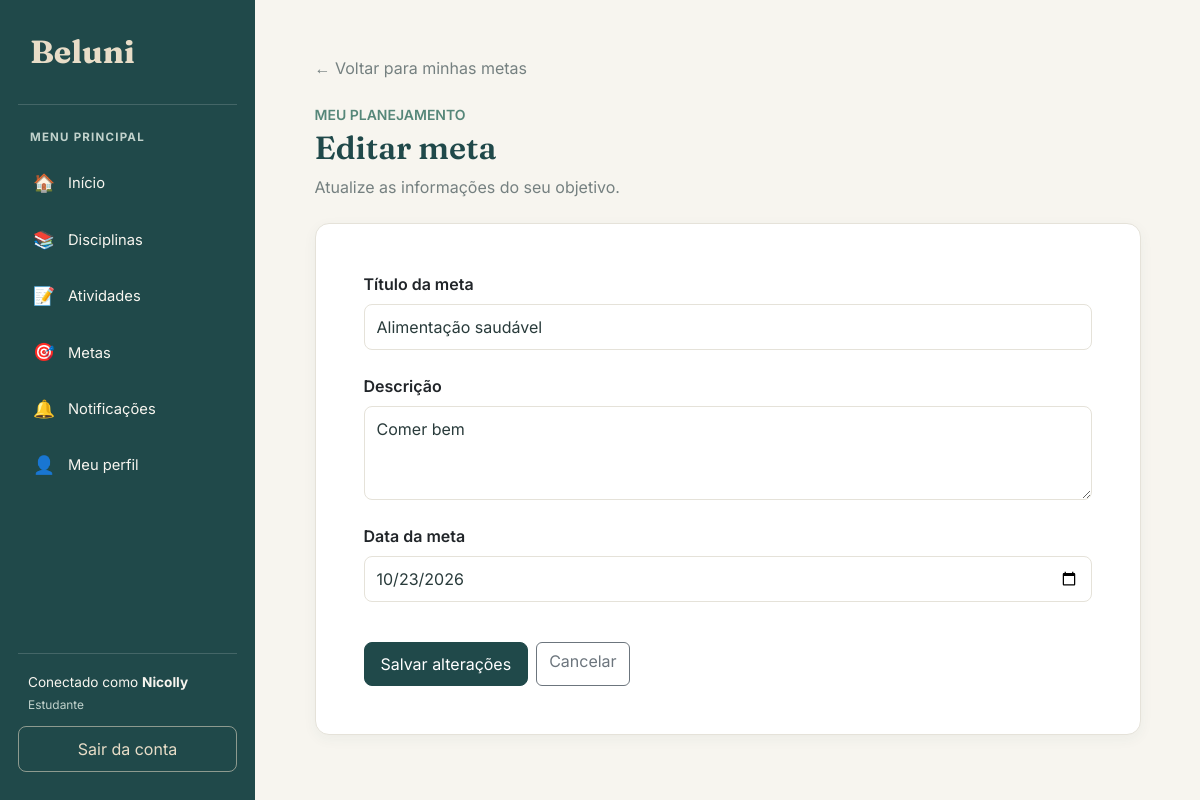
Screenshot of /metas/3/editar/ (signed in) with the database file from the repository.
### meta/models.py (models this page shows, shortened)
class Meta(models.Model):
    titulo = models.CharField(max_length=100)
    detalhamento = models.CharField(max_length=255)
    data = models.DateField()
    estudante = models.ForeignKey(
        Estudante,
        on_delete=models.CASCADE,
        related_name="metas"
    )
    concluida = models.BooleanField(default=False)

### meta/views.py (the view)
# urls.py: path('<int:id>/editar/', views.editar_meta, name='editar_meta'),
@login_required
@permission_required('meta.change_meta')
def editar_meta(request, id):
    estudante = obter_estudante(request.user)
    meta = get_object_or_404(
        metas_do_estudante(estudante),
        id=id
    )
    if request.method == 'POST':
        form = MetaForm(
            request.POST,
            instance=meta
        )
        configurar_formulario(form, estudante)
        if form.is_valid():
            meta_editada = form.save(commit=False)
            meta_editada.estudante = estudante
            meta_editada.save()
            return redirect('listar_metas')
    else:
        form = MetaForm(instance=meta)
        configurar_formulario(form, estudante)
    return render(
        request,
        'meta/editar.html',
        {
            'form': form,
            'meta': meta
        }
    )

### meta/forms.py
class MetaForm(forms.ModelForm):
    class Meta:
        model = Meta
        fields = [
            'titulo',
            'detalhamento',
            'data',
        ]
        labels = {
            'titulo': 'Título',
            'detalhamento': 'Descrição',
            'data': 'Data',
        }
        widgets = {
            'titulo': forms.TextInput(
                attrs={
                    'class': 'form-control',
                    'placeholder': 'Digite o título da meta',
                }
            ),
            'detalhamento': forms.Textarea(
                attrs={
                    'class': 'form-control',
                    'rows': 3,
                    'placeholder': 'Descreva sua meta',
                }
            ),
            'data': forms.DateInput(
                attrs={
                    'type': 'date',
                    'class': 'form-control',
                }
            ),
        }

### meta/views.py (called while the page is built)
def obter_estudante(usuario):
    return get_object_or_404(
        Estudante,
        pk=usuario.pk
    )

def metas_do_estudante(estudante):
    return Meta.objects.filter(
        estudante=estudante
    )

def configurar_formulario(form, estudante):
    if 'estudante' in form.fields:
        form.fields['estudante'].queryset = Estudante.objects.filter(
            pk=estudante.pk
        )
        form.fields['estudante'].required = False
        form.fields['estudante'].widget = (
            form.fields['estudante'].hidden_widget()
        )
        form.initial['estudante'] = estudante.pk

### meta/templates/meta/editar.html (shortened to what this page needs)
{% extends 'base.html' %}
{% block conteudo %}
<div class="container py-4" style="max-width: 850px;">
    <div class="mb-4">
        <a href="{% url 'listar_metas' %}"
           class="text-decoration-none text-secondary">
            ← Voltar para minhas metas
        </a>
    </div>
    <div class="mb-4">
        <p class="text-uppercase small fw-semibold mb-1" style="color: #568779;">
            MEU PLANEJAMENTO
        </p>
        <h1 class="titulo-pagina mb-2">Editar meta</h1>
        <p class="text-secondary">
            Atualize as informações do seu objetivo.
        </p>
    </div>
    <div class="card">
        <div class="card-body p-4 p-md-5">
            <form method="post">
                <div class="mb-4">
                    <label for="{{ form.titulo.id_for_label }}" class="form-label fw-semibold">
                        Título da meta
                    </label>
                    {{ form.titulo }}
                </div>
                <div class="mb-4">
                    <label for="{{ form.detalhamento.id_for_label }}" class="form-label fw-semibold">
                        Descrição
                    </label>
                    {{ form.detalhamento }}
                </div>
                <div class="mb-4">
                    <label for="{{ form.data.id_for_label }}" class="form-label fw-semibold">
                        Data da meta
                    </label>
                    {{ form.data }}
                </div>
                <div class="d-flex flex-wrap gap-2 pt-3">
                    <button type="submit" class="btn btn-primary">
                        Salvar alterações
                    </button>
                    <a href="{% url 'detalhar_meta' meta.id %}"
                       class="btn btn-outline-secondary">
                        Cancelar
                    </a>
                </div>
            </form>
        </div>
    </div>
</div>
{% endblock %}

### templates/base.html (shortened to what this page needs)
{% load static %}
<!DOCTYPE html>
<html lang="pt-br">
<head>
    <link
        href="https://cdn.jsdelivr.net/npm/bootstrap@5.3.3/dist/css/bootstrap.min.css"
        rel="stylesheet"
    >
</head>
<body>
    <aside class="sidebar" id="sidebar">
        <a class="sidebar-brand" href="{% url 'inicio' %}">
            Beluni
        </a>
        <div class="sidebar-label">Menu principal</div>
        <ul class="sidebar-nav">
            <li>
                <a class="menu-link" href="{% url 'inicio' %}">
                    <span class="menu-icone">🏠</span>
                    Início
                </a>
            </li>
            <li>
                <a class="menu-link" href="{% url 'listar_disciplinas' %}">
                    <span class="menu-icone">📚</span>
                    Disciplinas
                </a>
            </li>
            <li>
                <a class="menu-link" href="{% url 'listar_atividades' %}">
                    <span class="menu-icone">📝</span>
                    Atividades
                </a>
            </li>
            <li>
                <a class="menu-link" href="{% url 'listar_metas' %}">
                    <span class="menu-icone">🎯</span>
                    Metas
                </a>
            </li>
            <li>
                <a class="menu-link" href="{% url 'notificacao:listar_notificacoes' %}">
                    <span class="menu-icone">🔔</span>
                    Notificações
                </a>
            </li>
            <li>
                <a class="menu-link" href="{% url 'meu_perfil' %}">
                    <span class="menu-icone">👤</span>
                    Meu perfil
                </a>
            </li>
        </ul>
        <div class="sidebar-rodape">
            {% if request.user.is_authenticated %}
            <div class="usuario-info">
                Conectado como
                <strong>{{ request.user.first_name|default:request.user.username }}</strong>
                {% if request.user.is_superuser %}
                    <small>Administrador</small>
                {% elif perms.estudante.view_estudante %}
                    <small>Administrador</small>
                {% else %}
                    <small>Estudante</small>
                {% endif %}
            </div>
            <a class="btn-sair" href="{% url 'logout_estudante' %}">
                Sair da conta
            </a>
            {% endif %}
        </div>
    </aside>
    <main class="main-content">
        <div class="conteudo">
            {% block conteudo %}
            {% endblock %}
        </div>
    </main>
</body>
</html>

### templates/base.html (style rules this page uses)
:root { --beluni-petroleo: #20494A; --beluni-petroleo-escuro: #173839; --beluni-petroleo-claro: #326564; --beluni-areia: #E8DDC8; --beluni-fundo: #F7F5EF; --beluni-branco: #FFFFFF; --beluni-texto: #293B3B; --beluni-secundario: #758080; --beluni-borda: #E5E2D9; }
* { box-sizing: border-box; }
body { margin: 0; background-color: var(--beluni-fundo); color: var(--beluni-texto); font-family: 'Inter', sans-serif; }
.sidebar { position: fixed; top: 0; left: 0; bottom: 0; width: 255px; background-color: var(--beluni-petroleo); color: var(--beluni-branco); display: flex; flex-direction: column; padding: 28px 18px; overflow-y: auto; z-index: 1030; }
.sidebar-brand { display: block; color: var(--beluni-areia); text-decoration: none; font-family: 'Fraunces', serif; font-size: 2rem; font-weight: 700; padding: 0 12px 28px; border-bottom: 1px solid rgba(255, 255, 255, 0.16); margin-bottom: 24px; }
.sidebar-label { color: #C1D2CC; font-size: 0.72rem; text-transform: uppercase; font-weight: 700; letter-spacing: 1.2px; padding: 0 12px; margin-bottom: 12px; }
.sidebar-nav { list-style: none; padding: 0; margin: 0; }
.sidebar-nav li { margin-bottom: 6px; }
.menu-link { display: flex; align-items: center; gap: 12px; color: #F7F5EF; text-decoration: none; padding: 12px 14px; border-radius: 9px; font-size: 0.92rem; transition: background-color 0.2s, color 0.2s; }
.menu-icone { width: 24px; text-align: center; font-size: 1.1rem; }
.sidebar-rodape { margin-top: auto; padding-top: 24px; }
.usuario-info { border-top: 1px solid rgba(255, 255, 255, 0.16); padding: 18px 10px 12px; color: #F7F5EF; font-size: 0.85rem; overflow-wrap: anywhere; }
.usuario-info small { display: block; color: #C1D2CC; margin-top: 4px; }
.btn-sair { display: block; text-align: center; text-decoration: none; color: var(--beluni-areia); border: 1px solid rgba(232, 221, 200, 0.55); border-radius: 8px; padding: 10px; transition: background-color 0.2s; }
.main-content { margin-left: 255px; min-height: 100vh; padding: 32px; }
.conteudo { width: 100%; max-width: 1600px; margin: 0 auto; }
.titulo-pagina { color: var(--beluni-petroleo); font-family: 'Fraunces', serif; font-size: 2rem; font-weight: 600; margin-bottom: 24px; }
.card { background-color: var(--beluni-branco); border: 1px solid var(--beluni-borda); border-radius: 14px; box-shadow: 0 4px 14px rgba(32, 73, 74, 0.05); }
.btn-primary { background-color: var(--beluni-petroleo); border-color: var(--beluni-petroleo); border-radius: 8px; padding: 9px 16px; }
.form-control, .form-select, form input:not([type="checkbox"]):not([type="radio"]):not([type="hidden"]), form select, form textarea { display: block; width: 100%; max-width: 100%; border: 1px solid var(--beluni-borda); border-radius: 8px; padding: 10px 12px; background-color: var(--beluni-branco); color: var(--beluni-texto); font-family: 'Inter', sans-serif; box-sizing: border-box; }
form label { display: block; margin-bottom: 8px; }
.text-secondary { color: var(--beluni-secundario) !important; }

### rows the page displays
Meta: titulo "Alimentação saudável", detalhamento "Comer bem", data "10/23/2026"

### other values shown
{{ request.user.first_name|default:request.user.username }} "Nicolly"
